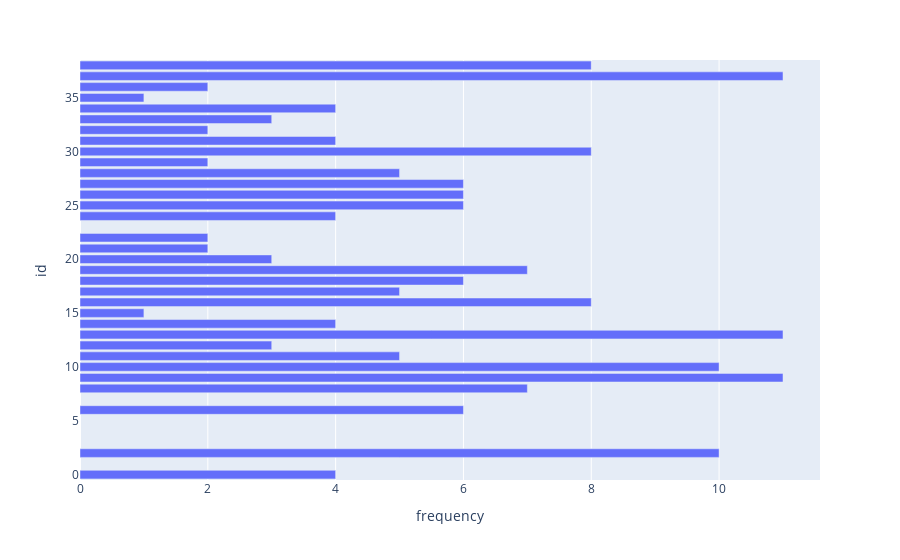

Notebook source saved alongside this figure:
### Code cell
fig_bar=px.bar(df_stud_complete,x='frequency',y='id',orientation='h')
fig_bar.show()

### Figure 1 — Plotly figure (JSON) as saved in the notebook; plotly's stock layout.template omitted (floating-point values rounded to 4 significant figures)
{"data": [{"alignmentgroup": "True", "hoverlabel": {"namelength": 0}, "hovertemplate": "frequency=%{x}<br>id=%{y}", "legendgroup": "", "marker": {"color": "#636efa"}, "name": "", "offsetgroup": "", "orientation": "h", "showlegend": false, "textposition": "auto", "type": "bar", "x": [4, 10, 6, 7, 11, 10, 5, 3, 11, 4, 1, 8, 5, 6, 7, 3, 2, 2, 4, 6, 6, 6, 5, 2, 8, 4, 2, 3, 4, 1, 2, 11, 8], "xaxis": "x", "y": [0, 2, 6, 8, 9, 10, 11, 12, 13, 14, 15, 16, 17, 18, 19, 20, 21, 22, 24, 25, 26, 27, 28, 29, 30, 31, 32, 33, 34, 35, 36, 37, 38], "yaxis": "y"}], "layout": {"barmode": "relative", "legend": {"tracegroupgap": 0}, "margin": {"t": 60}, "xaxis": {"anchor": "y", "domain": [0, 1], "title": {"text": "frequency"}}, "yaxis": {"anchor": "x", "domain": [0, 1], "title": {"text": "id"}}}}
